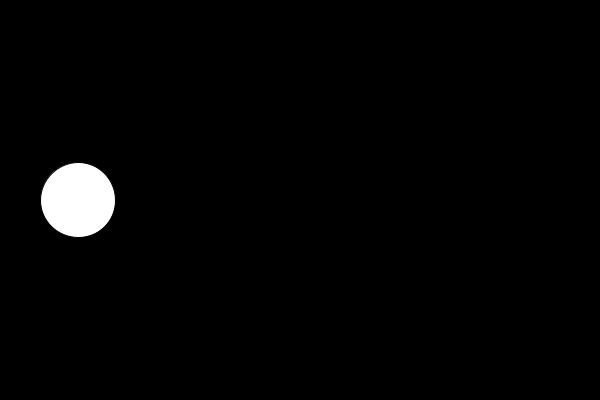
Frame 1 (no input)
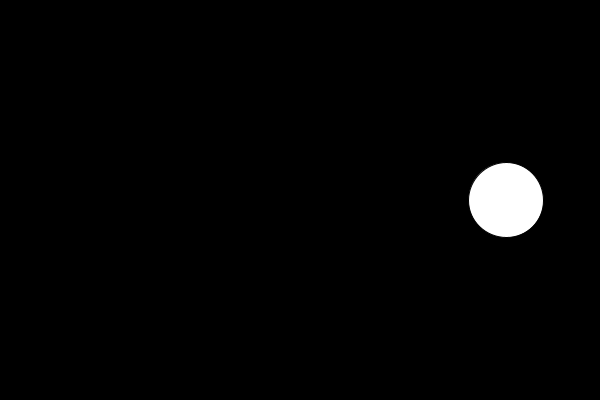
Frame 60 (the mouse pressed at the canvas centre just before this capture)
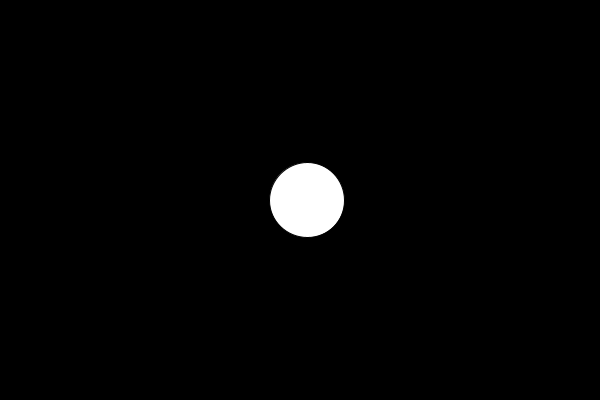
Frame 120 (the mouse held since frame 60 and released just before this capture)

The Processing sketch that drew these frames (run headless with seeded random() and noise(); from frame 60 on, the mouse is pressed at the canvas centre):

// Processing sketch: Modulo_Example
// ── Modulo_Example.pde
int x = 0;
void setup() {
  size(600, 400);
}

void draw() {
  background (0);

  int time = millis();
  println(time);
  time %= width;
  println(time);
  ellipse(time, 200, 75, 75);
}
